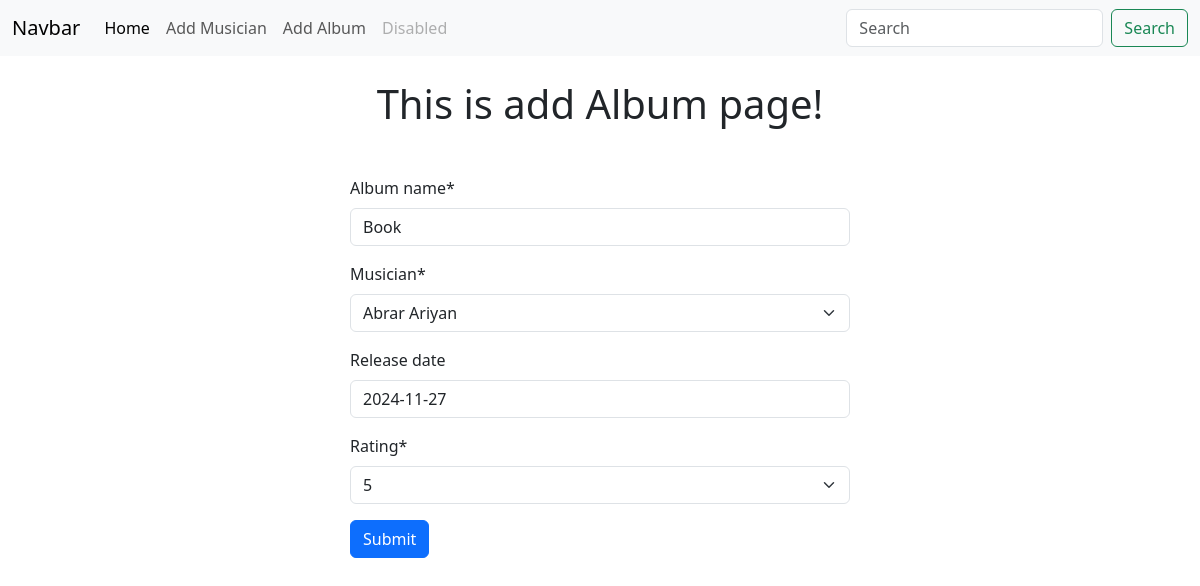
The page /album/edit/1 on the database its author committed.
### Albums/models.py (models this page shows, shortened)
class Album_Model(models.Model):
    Album_name = models.CharField(max_length= 50)
    musician = models.ForeignKey(Musician_Model, on_delete= models.CASCADE)
    release_date = models.DateField(null= True, blank= True, default= datetime.date.today)
    CHOICES = {
        (1, '1'),
        (2, '2'),
        (3, '3'),
        (4, '4'),
        (5, '5'),
    }
    Rating = models.IntegerField(choices= CHOICES)

### Albums/views.py (the view)
# urls.py: path("edit/<int:id>", views.edit_album, name= 'edit_album'),
def edit_album(req, id):
    album = models.Album_Model.objects.get(pk = id)
    album_form = forms.Album_Form(instance = album)
    if req.method == "POST":
        album_form = forms.Album_Form(req.POST, instance = album)
        if album_form.is_valid():
            album_form.save()
            return redirect('home')
    return render(req, 'add_album.html', {'form' : album_form})

### Albums/forms.py
class Album_Form(forms.ModelForm):
    class Meta:
        model = models.Album_Model
        fields = '__all__'
    levels = {
        'release_date' : 'Date'
    }

### Musicians/models.py (called while the page is built)
    def __str__(self):
        return f"{self.First_name} {self.Last_name}"

### Albums/templates/add_album.html (shortened to what this page needs)
{% extends "base.html" %}
{% load crispy_forms_tags %}
{% block content %}
<h1 class="text-center mt-4 mb-5">This is add Album page!</h1>
<div style="width: 500px; margin:auto;">
    <form action="" method="post">
        {{form | crispy}}
        <button class="btn btn-primary" type="submit">Submit</button>
    </form>
</div>
{% endblock content %}

### rows shown on the page
Album_Model: Album_name "Book", musician "Abrar Ariyan", release_date "2024-11-27", Rating "5"
